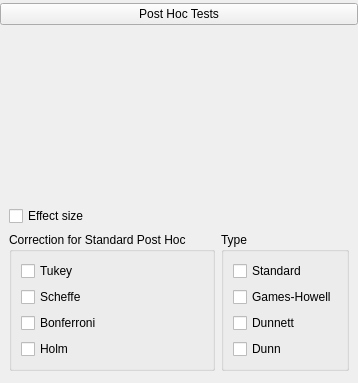
    <widget class="QWidget" name="widget_13" native="true">
     <layout class="QGridLayout" name="gridLayout_20">
      <property name="leftMargin">
       <number>0</number>
      </property>
      <property name="topMargin">
       <number>3</number>
      </property>
      <property name="rightMargin">
       <number>0</number>
      </property>
      <property name="bottomMargin">
       <number>3</number>
      </property>
      <item row="0" column="0">
       <widget class="ExpanderButton" name="expanderPosthoc">
        <property name="sizePolicy">
         <sizepolicy hsizetype="Expanding" vsizetype="Fixed">
          <horstretch>0</horstretch>
          <verstretch>0</verstretch>
         </sizepolicy>
        </property>
        <property name="text">
         <string>Post Hoc Tests</string>
        </property>
       </widget>
      </item>
      <item row="1" column="0">
       <widget class="QWidget" name="containerPostHocTests" native="true">
        <layout class="QGridLayout" name="gridLayout_9">
         <item row="0" column="0" colspan="2">
          <widget class="BoundAssignWidget" name="postHocTestsVariables" native="true">
           <property name="minimumSize">
            <size>
             <width>0</width>
             <height>160</height>
            </size>
           </property>
          </widget>
         </item>
         <item row="1" column="0">
          <widget class="BoundCheckBox" name="postHocTestEffectSize">
           <property name="text">
            <string>Effect size</string>
           </property>
          </widget>
         </item>
         <item row="2" column="0">
          <widget class="GroupBox" name="groupPostHocOptions">
           <property name="title">
            <string>Correction for Standard Post Hoc</string>
           </property>
           <layout class="QGridLayout" name="gridLayout_17">
            <item row="3" column="0">
             <widget class="BoundCheckBox" name="postHocTestsHolm">
              <property name="text">
               <string>Holm</string>
              </property>
             </widget>
            </item>
            <item row="0" column="0">
             <widget class="BoundCheckBox" name="postHocTestsTukey">
              <property name="text">
               <string>Tukey</string>
              </property>
             </widget>
            </item>
            <item row="2" column="0">
             <widget class="BoundCheckBox" name="postHocTestsBonferroni">
              <property name="text">
               <string>Bonferroni</string>
              </property>
             </widget>
            </item>
            <item row="1" column="0">
             <widget class="BoundCheckBox" name="postHocTestsScheffe">
              <property name="text">
               <string>Scheffe</string>
              </property>
             </widget>
            </item>
           </layout>
          </widget>
         </item>
         <item row="2" column="1">
          <widget class="GroupBox" name="groupPostHocTypes">
           <property name="title">
            <string>Type</string>
           </property>
           <layout class="QGridLayout" name="gridLayout_10">
            <item row="0" column="0">
             <widget class="BoundCheckBox" name="postHocTestsTypeStandard">
              <property name="text">
               <string>Standard</string>
              </property>
             </widget>
            </item>
            <item row="1" column="0">
             <widget class="BoundCheckBox" name="postHocTestsTypeGames">
              <property name="text">
               <string>Games-Howell</string>
              </property>
             </widget>
            </item>
            <item row="2" column="0">
             <widget class="BoundCheckBox" name="postHocTestsTypeDunnett">
              <property name="text">
               <string>Dunnett</string>
              </property>
             </widget>
            </item>
            <item row="3" column="0">
             <widget class="BoundCheckBox" name="postHocTestsTypeDunn">
              <property name="text">
               <string>Dunn</string>
              </property>
             </widget>
            </item>
           </layout>
          </widget>
         </item>
        </layout>
       </widget>
      </item>
     </layout>
    </widget>
